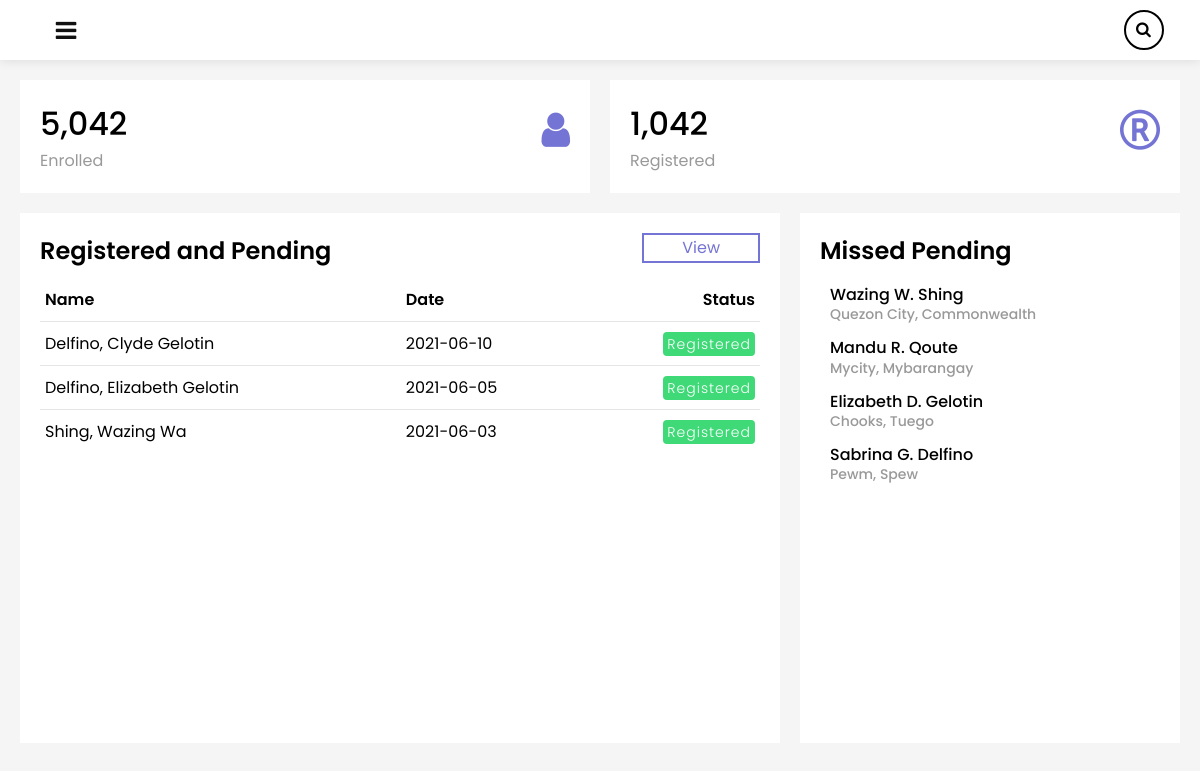
/static/php/dashboard.php?filter=registered (signed in), run on the app's committed database.
### tables this page shows
CREATE TABLE `students` (
  `database_id` int(255) NOT NULL,
  `student_lastname` varchar(255) NOT NULL,
  `student_firstname` varchar(255) NOT NULL,
  `student_middlename` varchar(255) NOT NULL,
  `student_email` varchar(255) NOT NULL,
  `student_phone` varchar(255) NOT NULL,
  `student_brgy` varchar(255) NOT NULL,
  `student_city` varchar(255) NOT NULL,
  `student_status` varchar(255) NOT NULL,
  `register_date` date NOT NULL
);

### static/php/include/_autoloader.inc.php (called while the page is built, shortened)
<?php
spl_autoload_register(function ($className) {
   $url = $_SERVER["PHP_SELF"];
   $pathPrefix = "static/php/class/";
   $pathExt = ".class.php";
   if (preg_match("(php/)", $url)) {
      $pathPrefix = "class/";
   }
   $path = $pathPrefix . $className . $pathExt;
});

### static/php/class/dbconn.class.php (called while the page is built)
<?php
class DbConn {
   private $host = "localhost";
   private $user = "root";
   private $password = "";
   private $database = "school_registration";
   protected function conn() {
      $dsn = "mysql:host=" . $this->host . ";dbname=" . $this->database;
      $pdo = new PDO($dsn, $this->user, $this->password);
      $pdo->setAttribute(PDO::ATTR_DEFAULT_FETCH_MODE, PDO::FETCH_ASSOC);
      return $pdo;
   }
}

### static/php/class/StudentsView.class.php (called while the page is built)
<?php
class StudentsView extends DbConn {
   protected function getStudents($limit) {
      $sql = "SELECT * FROM students ORDER BY student_lastname, student_firstname, student_middlename ASC";
      if ($limit) {
         $sql = "SELECT * FROM students WHERE student_status = 'pending' ORDER BY register_date ASC LIMIT 10";
      }
      $stmt = $this->conn()->query($sql);
      return $stmt->fetchAll();
   }
   protected function getStudentsFilter($filter) {
      $sql = "SELECT * FROM students WHERE student_lastname = ? OR student_firstname = ? OR student_middlename = ? OR student_email = ? OR student_phone = ? OR student_status = ? OR student_brgy = ? OR student_city = ? ORDER BY student_lastname, student_firstname, student_middlename ASC";
      $stmt = $this->conn()->prepare($sql);
      $stmt->execute([$filter, $filter, $filter, $filter, $filter, $filter, $filter, $filter]);
      return $stmt->fetchAll();
   }
}

### static/php/class/students.class.php (called while the page is built)
<?php
class Students extends StudentsView {
   public function showStudents($filter, $limit) {
      if ($filter !== "") {
         return $this->getStudentsFilter($filter);
      }
      return $this->getStudents($limit);
   }
}

### static/php/dashboard.php (the view, shortened to what this page needs)
<?php
include_once "include/_autoloader.inc.php";
include_once "include/header.inc.php";
?>
<link rel="stylesheet" type="text/css" href="../css/dashboard.css">
<link rel="stylesheet" href="https://cdnjs.cloudflare.com/ajax/libs/font-awesome/4.7.0/css/font-awesome.min.css">
</head>
<body>
   <main class="container">
      <div class="main">
         <div class="topbar">
            <div class="toggle" id="toggler"></div>
            <form class="search">
               <i class="fa fa-search" aria-hidden="true"></i>
               <input type="text" name="filter" placeholder="Search here">
            </form>
         </div>
         <div class="cardBox">
            <div class="card">
               <div>
                  <div class="numbers">5,042</div>
                  <div class="cardName">Enrolled</div>
               </div>
               <div class="iconBox">
                  <i class="fa fa-user" aria-hidden="true"></i>
               </div>
            </div>
            <div class="card">
               <div>
                  <div class="numbers">1,042</div>
                  <div class="cardName">Registered</div>
               </div>
               <div class="iconBox">
                  <i class="fa fa-registered" aria-hidden="true"></i>
               </div>
            </div>
         </div>
         <div class="details">
            <div class="student">
               <div class="cardnav">
                  <h2>Registered and Pending</h2>
                  <div class="dropdown">
                     <label>View</label>
                  </div>
               </div>
               <table>
                  <thead>
                     <tr>
                        <td>Name</td>
                        <td>Date</td>
                        <td>Status</td>
                     </tr>
                  </thead>
                  <tbody>
                     <?php
                     $students = new Students();
                     $showStudents = isset($_GET["filter"]) ? $students->showStudents($_GET["filter"], false) : $students->showStudents("", false);
                     ?>
                     <?php
                     foreach ($showStudents as $student) :
                     ?>
                     <tr>
                        <td>
                           <?php echo $student["student_lastname"] . ", " . $student["student_firstname"] . " " . $student["student_middlename"] ?>
                        </td>
                        <td><?php echo $student["register_date"] ?></td>
                        <?php if ($student["student_status"] === "registered") : ?>
                        <td><span class="status registered">Registered</span></td>
                        <?php else : ?>
                        <td><span class="status pending">Pending</span></td>
                        <?php endif ?>
                     </tr>
                     <?php endforeach ?>
                  </tbody>
               </table>
            </div>
            <div class="recentRegistered">
               <div class="cardnav">
                  <h2>Missed Pending</h2>
               </div>
               <table>
                  <tbody>
                     <?php
                     $recents = new Students();
                     $recentRegs = $recents->showStudents("", true);
                     foreach ($recentRegs as $recent) :
                     ?>
                     <tr>
                        <td>
                           <h4>
                              <?php echo $recent["student_firstname"] . " " . substr($recent["student_middlename"], 0, 1) . ". " . $recent["student_lastname"] ?><br>
                              <span><?php echo $recent["student_city"] . ", " . $recent["student_brgy"] ?></span>
                           </h4>
                        </td>
                     </tr>
                     <?php endforeach ?>
                  </tbody>
               </table>
            </div>
         </div>
      </div>
   </main>
</body>
</html>

### static/css/utilities.css (style rules this page uses)
:root { --clr-main: #7474d4; --clr-main-s1-t: #6060ae; --clr-main-s: #33184b; --clr-main-s2: #452164; --clr-green: #3fd977; --clr-yellow: #ffb619; --clr-red: rgb(253, 164, 164); --clr-red-s: rgb(248, 28, 28); --clr-body: #f5f5f5; }

### static/css/dashboard.css (style rules this page uses)
* { margin: 0; padding: 0; box-sizing: border-box; font-family: "Poppins", sans-serif; }
body { overflow-x: hidden; }
tr { transition: background 100ms ease; text-transform: capitalize; }
.container { position: relative; width: 100%; }
.main, .topbar { transition: 0.5s; }
.main { position: absolute; width: calc(100% - 300px); left: 300px; min-height: 100vh; background: var(--clr-body); }
.topbar { width: 100%; background: #fff; height: 60px; padding: 10px 3vw; display: flex; justify-content: space-between; align-items: center; position: sticky; top: 0; z-index: 100; box-shadow: 0 1px 10px rgba(0, 0, 0, 0.1); margin-left: auto; }
.toggle { position: relative; width: 60px; height: 60px; cursor: pointer; }
.toggle::before { content: "\f0c9"; font-family: fontAwesome; position: absolute; width: 100%; height: 100%; line-height: 60px; font-size: 24px; text-align: center; color: #111; }
.search { position: relative; height: 40px; width: 40px; border: 2px solid rgb(0, 0, 0); border-radius: 40px; transition: width 350ms ease-in; cursor: pointer; }
.search input { width: 100%; height: 100%; border-radius: 40px; padding-left: 35px; outline: none; border: transparent; background: transparent; cursor: pointer; }
.search .fa { position: absolute; left: 10px; line-height: 35px; pointer-events: none; }
.cardBox { position: relative; width: 100%; padding: 20px; display: grid; grid-template-columns: repeat(2, 1fr); grid-gap: 20px; }
.cardBox .card { position: relative; background: #fff; padding: 20px; display: flex; justify-content: space-between; cursor: pointer; }
.cardBox .card .numbers { position: relative; font-size: 2em; font-weight: 500; }
.cardBox .card .cardName { color: #999; }
.cardBox .card .iconBox { font-size: 2.5em; color: var(--clr-main); }
.details { position: relative; width: 100%; padding: 20px; padding-top: 0; display: grid; grid-gap: 20px; grid-template-columns: 2fr 1fr; }
.details .student { position: relative; min-height: 530px; background: #fff; padding: 20px; }
.cardnav { display: flex; justify-content: space-between; align-items: flex-start; }
.cardnav h2 { font-weight: 600; }
.cardnav .dropdown { position: relative; height: 30px; padding: 0px 40px; box-shadow: inset 0 0 0 2px var(--clr-main); text-align: center; line-height: 30px; z-index: 10; color: var(--clr-main); }
.details table { width: 100%; border-collapse: collapse; margin-top: 10px; }
.details table thead td { font-weight: 600; text-transform: capitalize; }
.details .student table tr { border-bottom: 1px solid rgba(0, 0, 0, 0.1); cursor: pointer; }
.details .student table thead tr { pointer-events: none; }
.details .student table tbody tr:last-child { border-bottom: none; }
.details .student table tr td { padding: 9px 5px; }
.details .student table thead tr td:last-child, .details .student table tbody tr td:last-child { text-align: right; }
.status { position: relative; padding: 2px 4px; color: #fff; border-radius: 4px; font-size: 14px; font-weight: 300; letter-spacing: 1px; }
.registered { background: var(--clr-green); }
.details .recentRegistered { position: relative; min-height: 530px; background: #fff; padding: 20px; }
.details .recentRegistered table tr td h4 span { font-size: 14px; color: #999; }
.details .recentRegistered table tr td { padding: 7px 10px; cursor: pointer; }
.details .recentRegistered table tr td h4 { font-size: 16px; font-weight: 500; line-height: 1.2em; }
@media (max-width: 1290px) { .main { width: 100%; left: 0; } }
@media (max-width: 1290px) { .cardBox { grid-template-columns: repeat(2, 1fr); } }

### data on the page
students: student_lastname "Delfino", student_firstname "Clyde", student_middlename "Gelotin", register_date "2021-06-10", student_status "Registered"
students: student_lastname "Delfino", student_firstname "Elizabeth", student_middlename "Gelotin", register_date "2021-06-05", student_status "Registered"
students: student_lastname "Shing", student_firstname "Wazing", student_middlename "Wa", register_date "2021-06-03", student_status "Registered"
students: student_firstname "Wazing", student_middlename "W", student_lastname "Shing", student_city "Quezon City", student_brgy "Commonwealth"
students: student_firstname "Mandu", student_middlename "R", student_lastname "Qoute", student_city "Mycity", student_brgy "Mybarangay"
students: student_firstname "Elizabeth", student_middlename "D", student_lastname "Gelotin", student_city "Chooks", student_brgy "Tuego"
students: student_firstname "Sabrina", student_middlename "G", student_lastname "Delfino", student_city "Pewm", student_brgy "Spew"
